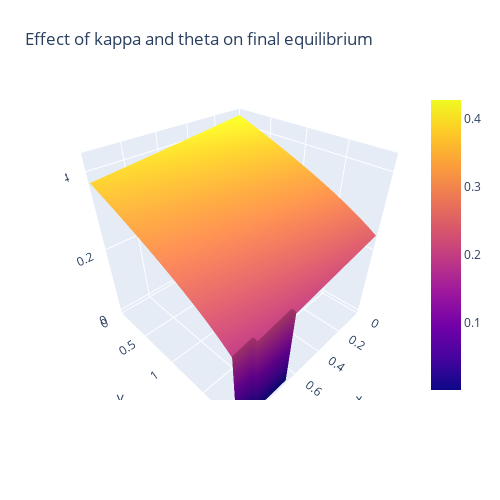

Notebook code for this chart:
### Markdown cell above
### Surface plot
Varying $\kappa$ and $\theta$, fixing $R_0$ ($C^i$).
For each combination we obtain the equilibrium point attained.

### Code cell
z_data = eqpointsdf_vals.values.T
x, y = np.linspace(0.02,1,50), np.linspace(0.04,2,50)
fig = go.Figure(data=[go.Surface(z=z_data, x=x, y=y)])
fig.update_layout(title='Effect of kappa and theta on final equilibrium', autosize=False,
                  width=500, height=500,
                  margin=dict(l=65, r=50, b=100, t=90),
                 scene = dict(
                     xaxis = dict(nticks=7, range=[0,1],),
                     yaxis = dict(nticks=7, range=[0,2],),
                     ),
                 )
fig.show()

### Figure 1 — Plotly figure (JSON) as saved in the notebook; plotly's stock layout.template omitted (floating-point values rounded to 4 significant figures; data arrays with more than 128 entries replaced by an {"elided": "..."} marker saying what was removed)
{"data": [{"type": "surface", "x": [0.02, 0.04, 0.06, 0.08, 0.1, 0.12, 0.14, 0.16, 0.18, 0.2, 0.22, 0.24, 0.26, 0.28, 0.3, 0.32, 0.34, 0.36, 0.38, 0.4, 0.42, 0.44, 0.46, 0.48, 0.5, 0.52, 0.54, 0.56, 0.58, 0.6, 0.62, 0.64, 0.66, 0.68, 0.7, 0.72, 0.74, 0.76, 0.78, 0.8, 0.82, 0.84, 0.86, 0.88, 0.9, 0.92, 0.94, 0.96, 0.98, 1], "y": [0.04, 0.08, 0.12, 0.16, 0.2, 0.24, 0.28, 0.32, 0.36, 0.4, 0.44, 0.48, 0.52, 0.56, 0.6, 0.64, 0.68, 0.72, 0.76, 0.8, 0.84, 0.88, 0.92, 0.96, 1, 1.04, 1.08, 1.12, 1.16, 1.2, 1.24, 1.28, 1.32, 1.36, 1.4, 1.44, 1.48, 1.52, 1.56, 1.6, 1.64, 1.68, 1.72, 1.76, 1.8, 1.84, 1.88, 1.92, 1.96, 2], "z": {"elided": "50x50 float values"}}], "layout": {"autosize": false, "height": 500, "margin": {"b": 100, "l": 65, "r": 50, "t": 90}, "scene": {"aspectmode": "auto", "aspectratio": {"x": 1, "y": 1, "z": 1}, "camera": {"center": {"x": 0, "y": 0, "z": 0}, "eye": {"x": 1.126, "y": 1.126, "z": 1.126}, "projection": {"type": "perspective"}, "up": {"x": 0, "y": 0, "z": 1}}, "xaxis": {"nticks": 7, "range": [0, 1], "type": "linear"}, "yaxis": {"nticks": 7, "range": [0, 2], "type": "linear"}}, "title": {"text": "Effect of kappa and theta on final equilibrium"}, "width": 500}}
